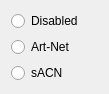
<?xml version="1.0" encoding="UTF-8"?>
<ui version="4.0">
 <class>dmax_output_Dialog</class>
 <widget class="QDialog" name="dmax_output_Dialog">
  <property name="geometry">
   <rect>
    <x>0</x>
    <y>0</y>
    <width>109</width>
    <height>84</height>
   </rect>
  </property>
  <property name="windowTitle">
   <string>dmax_output_dialog</string>
  </property>
  <layout class="QVBoxLayout" name="verticalLayout">
   <item>
    <widget class="QRadioButton" name="disabled_radioButton">
     <property name="toolTipDuration">
      <number>-1</number>
     </property>
     <property name="text">
      <string>Disabled</string>
     </property>
    </widget>
   </item>
   <item>
    <widget class="QRadioButton" name="ArtNet_radioButton">
     <property name="text">
      <string>Art-Net</string>
     </property>
    </widget>
   </item>
   <item>
    <widget class="QRadioButton" name="sACN_radioButton">
     <property name="text">
      <string>sACN</string>
     </property>
    </widget>
   </item>
  </layout>
 </widget>
 <resources/>
 <connections/>
</ui>
